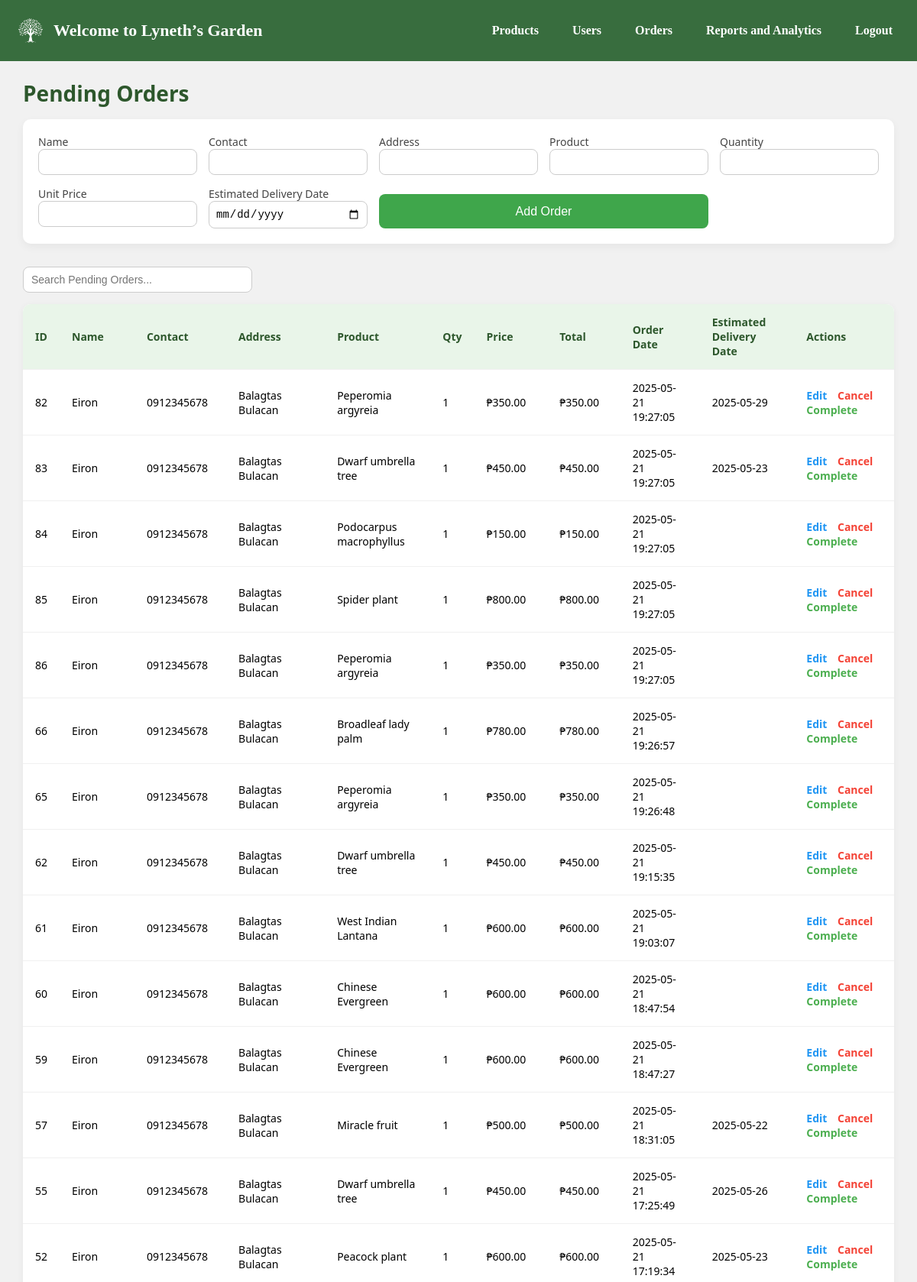
The page /admin/index.php?page=pending_orders (signed in, upper part) on the database its author committed.
### tables this page shows
CREATE TABLE `orders` (
  `id` int(11) NOT NULL,
  `name` varchar(100) NOT NULL,
  `contact_number` varchar(20) NOT NULL,
  `address` text NOT NULL,
  `product_name` varchar(100) NOT NULL,
  `quantity` int(11) NOT NULL,
  `total_price` decimal(10,2) NOT NULL,
  `status` varchar(50) NOT NULL,
  `order_date` datetime DEFAULT current_timestamp(),
  `total` decimal(10,2) NOT NULL,
  `estimated_date` varchar(50) DEFAULT NULL
);

### admin/pending_orders.php (the view, shortened to what this page needs)
<?php
include '../db.php';
$editData = null;
$orders = $conn->query("SELECT * FROM orders WHERE status = 'pending' ORDER BY order_date DESC");
?>
<section class="dashboard">
  <h2>Pending Orders</h2>
  <form method="post">
    <label>Name <input type="text" name="name" required value="<?= htmlspecialchars($editData['name'] ?? '') ?>"></label>
    <label>Contact <input type="text" name="contact_number" required value="<?= htmlspecialchars($editData['contact_number'] ?? '') ?>"></label>
    <label>Address <input type="text" name="address" required value="<?= htmlspecialchars($editData['address'] ?? '') ?>"></label>
    <label>Product <input type="text" name="product_name" required value="<?= htmlspecialchars($editData['product_name'] ?? '') ?>"></label>
    <label>Quantity <input type="number" name="quantity" required value="<?= htmlspecialchars($editData['quantity'] ?? '') ?>"></label>
    <label>Unit Price <input type="number" step="0.01" name="total_price" required value="<?= htmlspecialchars($editData['total_price'] ?? '') ?>"></label>
    <label>Estimated Delivery Date
      <input type="date" name="estimated_date" value="<?= htmlspecialchars($editData['estimated_date'] ?? '') ?>">
    </label>
    <button type="submit"><?= $editData ? 'Update' : 'Add' ?> Order</button>
  </form>
  <div class="search-box">
    <input type="text" id="searchOrders" placeholder="Search Pending Orders...">
  </div>
  <table id="ordersTable">
    <thead>
      <tr>
        <th>ID</th>
        <th>Name</th>
        <th>Contact</th>
        <th>Address</th>
        <th>Product</th>
        <th>Qty</th>
        <th>Price</th>
        <th>Total</th>
        <th>Order Date</th>
        <th>Estimated Delivery Date</th>
        <th>Actions</th>
      </tr>
    </thead>
    <tbody>
      <?php while($order = $orders->fetch_assoc()): ?>
        <tr>
          <td><?= $order['id'] ?></td>
          <td><?= htmlspecialchars($order['name']) ?></td>
          <td><?= htmlspecialchars($order['contact_number']) ?></td>
          <td><?= htmlspecialchars($order['address']) ?></td>
          <td><?= htmlspecialchars($order['product_name']) ?></td>
          <td><?= $order['quantity'] ?></td>
          <td>₱<?= number_format($order['total_price'], 2) ?></td>
          <td>₱<?= number_format($order['total'], 2) ?></td>
          <td><?= $order['order_date'] ?></td>
          <td><?= $order['estimated_date'] ?? '' ?></td>
          <td class="actions">
            <a class="edit" href="index.php?page=pending_orders&edit=<?= $order['id'] ?>">Edit</a>
            <a class="delete" href="index.php?page=pending_orders&delete=<?= $order['id'] ?>" onclick="return confirm('Delete this order?')">Cancel</a>
            <a class="complete" href="index.php?page=pending_orders&complete=<?= $order['id'] ?>" onclick="return confirm('Mark as completed?')">Complete</a>
          </td>
        </tr>
      <?php endwhile; ?>
    </tbody>
  </table>
</section>

### admin/index.php (style rules this page uses)
body { margin: 0; font-family: 'Georgia', serif; background:rgb(241, 241, 241); }

### admin/pending_orders.php (style rules this page uses)
.dashboard { font-family: 'Segoe UI', sans-serif; }
.dashboard h2 { color: #2d572c; margin-bottom: 15px; font-size: 28px; }
.dashboard form { display: grid; grid-template-columns: repeat(auto-fit, minmax(180px, 1fr)); gap: 15px; margin-bottom: 30px; background: white; padding: 20px; border-radius: 10px; box-shadow: 0 4px 12px rgba(0,0,0,0.05); }
.dashboard form label { display: flex; flex-direction: column; font-size: 14px; color: #444; }
.dashboard form input { padding: 8px; border: 1px solid #ccc; border-radius: 8px; font-size: 14px; }
.dashboard form button { grid-column: span 2; padding: 10px; background: #3fa64b; color: white; border: none; border-radius: 8px; font-size: 16px; cursor: pointer; margin-top: 10px; }
.dashboard table { width: 100%; border-collapse: collapse; background: white; border-radius: 10px; overflow: hidden; box-shadow: 0 2px 10px rgba(0,0,0,0.05); margin-bottom: 40px; }
.dashboard table th, .dashboard table td { padding: 14px 16px; text-align: left; border-bottom: 1px solid #f0f0f0; font-size: 14px; }
.dashboard table th { background-color: #e9f5e9; color: #2d572c; }
.actions a { margin-right: 10px; text-decoration: none; font-weight: bold; }
.actions a.edit { color: #2196f3; }
.actions a.delete { color: #f44336; }
.actions a.complete { color: #4caf50; }
.search-box { margin-bottom: 15px; }
.search-box input { width: 300px; max-width: 100%; padding: 8px 10px; font-size: 14px; border-radius: 8px; border: 1px solid #ccc; }

### rows shown on the page
orders: id "82", name "Eiron", contact_number "0912345678", address "Balagtas Bulacan", product_name "Peperomia argyreia", quantity "1", total_price "350.00", total "350.00", order_date "2025-05-21 19:27:05", estimated_date "2025-05-29"
orders: id "83", name "Eiron", contact_number "0912345678", address "Balagtas Bulacan", product_name "Dwarf umbrella tree", quantity "1", total_price "450.00", total "450.00", order_date "2025-05-21 19:27:05", estimated_date "2025-05-23"
orders: id "84", name "Eiron", contact_number "0912345678", address "Balagtas Bulacan", product_name "Podocarpus macrophyllus", quantity "1", total_price "150.00", total "150.00", order_date "2025-05-21 19:27:05"
orders: id "85", name "Eiron", contact_number "0912345678", address "Balagtas Bulacan", product_name "Spider plant", quantity "1", total_price "800.00", total "800.00", order_date "2025-05-21 19:27:05"
orders: id "86", name "Eiron", contact_number "0912345678", address "Balagtas Bulacan", product_name "Peperomia argyreia", quantity "1", total_price "350.00", total "350.00", order_date "2025-05-21 19:27:05"
orders: id "66", name "Eiron", contact_number "0912345678", address "Balagtas Bulacan", product_name "Broadleaf lady palm", quantity "1", total_price "780.00", total "780.00", order_date "2025-05-21 19:26:57"
orders: id "65", name "Eiron", contact_number "0912345678", address "Balagtas Bulacan", product_name "Peperomia argyreia", quantity "1", total_price "350.00", total "350.00", order_date "2025-05-21 19:26:48"
orders: id "62", name "Eiron", contact_number "0912345678", address "Balagtas Bulacan", product_name "Dwarf umbrella tree", quantity "1", total_price "450.00", total "450.00", order_date "2025-05-21 19:15:35"
orders: id "61", name "Eiron", contact_number "0912345678", address "Balagtas Bulacan", product_name "West Indian Lantana", quantity "1", total_price "600.00", total "600.00", order_date "2025-05-21 19:03:07"
orders: id "60", name "Eiron", contact_number "0912345678", address "Balagtas Bulacan", product_name "Chinese Evergreen", quantity "1", total_price "600.00", total "600.00", order_date "2025-05-21 18:47:54"
orders: id "59", name "Eiron", contact_number "0912345678", address "Balagtas Bulacan", product_name "Chinese Evergreen", quantity "1", total_price "600.00", total "600.00", order_date "2025-05-21 18:47:27"
orders: id "57", name "Eiron", contact_number "0912345678", address "Balagtas Bulacan", product_name "Miracle fruit", quantity "1", total_price "500.00", total "500.00", order_date "2025-05-21 18:31:05", estimated_date "2025-05-22"
orders: id "55", name "Eiron", contact_number "0912345678", address "Balagtas Bulacan", product_name "Dwarf umbrella tree", quantity "1", total_price "450.00", total "450.00", order_date "2025-05-21 17:25:49", estimated_date "2025-05-26"
orders: id "52", name "Eiron", contact_number "0912345678", address "Balagtas Bulacan", product_name "Peacock plant", quantity "1", total_price "600.00", total "600.00", order_date "2025-05-21 17:19:34", estimated_date "2025-05-23"
